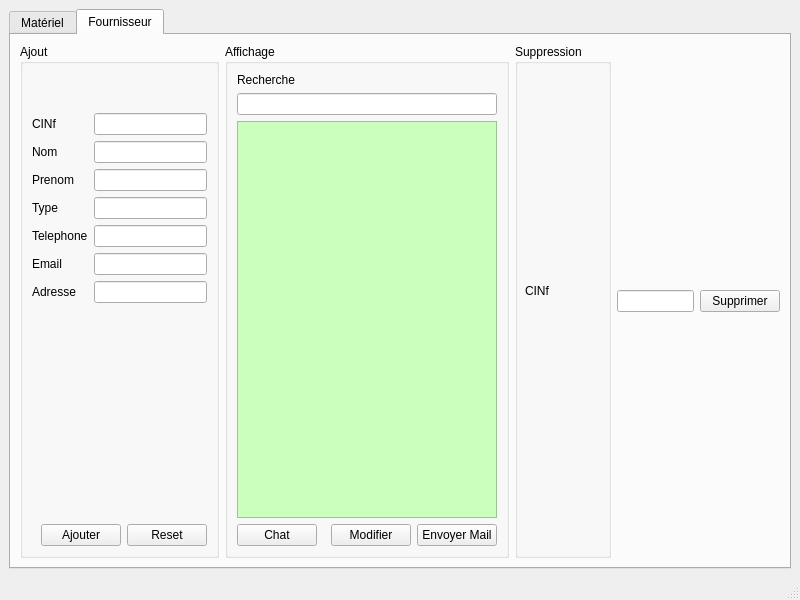
<?xml version="1.0" encoding="UTF-8"?>
<ui version="4.0">
 <class>MainWindow</class>
 <widget class="QMainWindow" name="MainWindow">
  <property name="geometry">
   <rect>
    <x>0</x>
    <y>0</y>
    <width>800</width>
    <height>600</height>
   </rect>
  </property>
  <property name="windowTitle">
   <string>MainWindow</string>
  </property>
  <widget class="QWidget" name="centralwidget">
   <layout class="QHBoxLayout" name="horizontalLayout">
    <item>
     <widget class="QTabWidget" name="GestionMateriel">
      <property name="currentIndex">
       <number>1</number>
      </property>
      <widget class="QWidget" name="tab">
       <attribute name="title">
        <string>Matériel</string>
       </attribute>
       <layout class="QHBoxLayout" name="horizontalLayout_3">
        <item>
         <layout class="QVBoxLayout" name="verticalLayout_5">
          <item>
           <widget class="QGroupBox" name="groupBox">
            <property name="title">
             <string>Ajout</string>
            </property>
            <layout class="QVBoxLayout" name="verticalLayout_7">
             <item>
              <spacer name="horizontalSpacer_3">
               <property name="orientation">
                <enum>Qt::Horizontal</enum>
               </property>
               <property name="sizeHint" stdset="0">
                <size>
                 <width>40</width>
                 <height>20</height>
                </size>
               </property>
              </spacer>
             </item>
             <item>
              <spacer name="horizontalSpacer_2">
               <property name="orientation">
                <enum>Qt::Horizontal</enum>
               </property>
               <property name="sizeHint" stdset="0">
                <size>
                 <width>40</width>
                 <height>20</height>
                </size>
               </property>
              </spacer>
             </item>
             <item>
              <layout class="QVBoxLayout" name="verticalLayout_6">
               <item>
                <layout class="QFormLayout" name="formLayout_3">
                 <item row="0" column="0">
                  <widget class="QLabel" name="label_2">
                   <property name="text">
                    <string>ID</string>
                   </property>
                  </widget>
                 </item>
                 <item row="0" column="1">
                  <widget class="QLineEdit" name="id"/>
                 </item>
                 <item row="1" column="0">
                  <widget class="QLabel" name="label_6">
                   <property name="text">
                    <string>Type</string>
                   </property>
                  </widget>
                 </item>
                 <item row="1" column="1">
                  <widget class="QLineEdit" name="type"/>
                 </item>
                 <item row="2" column="0">
                  <widget class="QLabel" name="label_5">
                   <property name="text">
                    <string>Nom</string>
                   </property>
                  </widget>
                 </item>
                 <item row="2" column="1">
                  <widget class="QLineEdit" name="nom"/>
                 </item>
                 <item row="3" column="0">
                  <widget class="QLabel" name="label">
                   <property name="text">
                    <string>Marque</string>
                   </property>
                  </widget>
                 </item>
                 <item row="3" column="1">
                  <widget class="QLineEdit" name="marque"/>
                 </item>
                 <item row="4" column="0">
                  <widget class="QLabel" name="label_3">
                   <property name="text">
                    <string>Prix</string>
                   </property>
                  </widget>
                 </item>
                 <item row="4" column="1">
                  <widget class="QLineEdit" name="prix"/>
                 </item>
                </layout>
               </item>
              </layout>
             </item>
             <item>
              <spacer name="verticalSpacer">
               <property name="orientation">
                <enum>Qt::Vertical</enum>
               </property>
               <property name="sizeHint" stdset="0">
                <size>
                 <width>20</width>
                 <height>40</height>
                </size>
               </property>
              </spacer>
             </item>
             <item>
              <layout class="QHBoxLayout" name="horizontalLayout_7">
               <item>
                <spacer name="horizontalSpacer_4">
                 <property name="orientation">
                  <enum>Qt::Horizontal</enum>
                 </property>
                 <property name="sizeHint" stdset="0">
                  <size>
                   <width>40</width>
                   <height>20</height>
                  </size>
                 </property>
                </spacer>
               </item>
               <item>
                <widget class="QPushButton" name="pb_ajouter">
                 <property name="text">
                  <string>Ajouter</string>
                 </property>
                </widget>
               </item>
               <item>
                <widget class="QPushButton" name="pushButton_5">
                 <property name="text">
                  <string>Reset</string>
                 </property>
                </widget>
               </item>
              </layout>
             </item>
            </layout>
           </widget>
          </item>
         </layout>
        </item>
        <item>
         <layout class="QVBoxLayout" name="verticalLayout_2">
          <item>
           <widget class="QGroupBox" name="groupBox_2">
            <property name="title">
             <string>Affichage</string>
            </property>
            <layout class="QVBoxLayout" name="verticalLayout_10">
             <item>
              <layout class="QVBoxLayout" name="verticalLayout_13">
               <item>
                <widget class="QLabel" name="label_7">
                 <property name="text">
                  <string>Recherche</string>
                 </property>
                </widget>
               </item>
               <item>
                <widget class="QLineEdit" name="lineEdit_6"/>
               </item>
               <item>
                <widget class="QTableView" name="tab_mat">
                 <property name="styleSheet">
                  <string notr="true">background-color: rgb(202, 255, 190);</string>
                 </property>
                </widget>
               </item>
               <item>
                <layout class="QHBoxLayout" name="horizontalLayout_26">
                 <item>
                  <widget class="QPushButton" name="pushButton_2">
                   <property name="text">
                    <string>Imprimer</string>
                   </property>
                  </widget>
                 </item>
                 <item>
                  <widget class="QPushButton" name="pushButton_3">
                   <property name="text">
                    <string>Modifier</string>
                   </property>
                  </widget>
                 </item>
                </layout>
               </item>
              </layout>
             </item>
            </layout>
           </widget>
          </item>
         </layout>
        </item>
        <item>
         <layout class="QVBoxLayout" name="verticalLayout_17">
          <item>
           <widget class="QGroupBox" name="groupBox_5">
            <property name="title">
             <string>Suppression</string>
            </property>
            <layout class="QHBoxLayout" name="horizontalLayout_4">
             <item>
              <layout class="QVBoxLayout" name="verticalLayout_18">
               <item>
                <layout class="QHBoxLayout" name="horizontalLayout_21">
                 <item>
                  <layout class="QHBoxLayout" name="horizontalLayout_20"/>
                 </item>
                 <item>
                  <widget class="QLabel" name="label_16">
                   <property name="text">
                    <string>ID</string>
                   </property>
                  </widget>
                 </item>
                 <item>
                  <widget class="QLineEdit" name="id_supp"/>
                 </item>
                 <item>
                  <widget class="QPushButton" name="pb_supprimer">
                   <property name="text">
                    <string>Supprimer</string>
                   </property>
                  </widget>
                 </item>
                </layout>
               </item>
              </layout>
             </item>
            </layout>
           </widget>
          </item>
         </layout>
        </item>
       </layout>
      </widget>
      <widget class="QWidget" name="tab_2">
       <attribute name="title">
        <string>Fournisseur</string>
       </attribute>
       <layout class="QHBoxLayout" name="horizontalLayout_9">
        <item>
         <layout class="QVBoxLayout" name="verticalLayout_16">
          <item>
           <widget class="QGroupBox" name="groupBox_3">
            <property name="title">
             <string>Ajout</string>
            </property>
            <layout class="QVBoxLayout" name="verticalLayout_25">
             <item>
              <spacer name="horizontalSpacer_6">
               <property name="orientation">
                <enum>Qt::Horizontal</enum>
               </property>
               <property name="sizeHint" stdset="0">
                <size>
                 <width>40</width>
                 <height>20</height>
                </size>
               </property>
              </spacer>
             </item>
             <item>
              <spacer name="horizontalSpacer_5">
               <property name="orientation">
                <enum>Qt::Horizontal</enum>
               </property>
               <property name="sizeHint" stdset="0">
                <size>
                 <width>40</width>
                 <height>20</height>
                </size>
               </property>
              </spacer>
             </item>
             <item>
              <layout class="QVBoxLayout" name="verticalLayout_22">
               <item>
                <layout class="QFormLayout" name="formLayout_4">
                 <item row="0" column="0">
                  <widget class="QLabel" name="label_8">
                   <property name="text">
                    <string>CINf</string>
                   </property>
                  </widget>
                 </item>
                 <item row="7" column="0">
                  <widget class="QLabel" name="label_9">
                   <property name="text">
                    <string>Adresse</string>
                   </property>
                  </widget>
                 </item>
                 <item row="6" column="0">
                  <widget class="QLabel" name="label_10">
                   <property name="text">
                    <string>Email</string>
                   </property>
                  </widget>
                 </item>
                 <item row="1" column="0">
                  <widget class="QLabel" name="label_11">
                   <property name="text">
                    <string>Nom</string>
                   </property>
                  </widget>
                 </item>
                 <item row="2" column="0">
                  <widget class="QLabel" name="label_12">
                   <property name="text">
                    <string>Prenom</string>
                   </property>
                  </widget>
                 </item>
                 <item row="4" column="0">
                  <widget class="QLabel" name="label_13">
                   <property name="text">
                    <string>Telephone</string>
                   </property>
                  </widget>
                 </item>
                 <item row="3" column="0">
                  <widget class="QLabel" name="label_14">
                   <property name="text">
                    <string>Type</string>
                   </property>
                  </widget>
                 </item>
                 <item row="0" column="1">
                  <widget class="QLineEdit" name="cinf"/>
                 </item>
                 <item row="1" column="1">
                  <widget class="QLineEdit" name="nom_2"/>
                 </item>
                 <item row="2" column="1">
                  <widget class="QLineEdit" name="prenom"/>
                 </item>
                 <item row="4" column="1">
                  <widget class="QLineEdit" name="tel"/>
                 </item>
                 <item row="6" column="1">
                  <widget class="QLineEdit" name="email"/>
                 </item>
                 <item row="7" column="1">
                  <widget class="QLineEdit" name="adresse"/>
                 </item>
                 <item row="3" column="1">
                  <widget class="QLineEdit" name="type_2"/>
                 </item>
                </layout>
               </item>
              </layout>
             </item>
             <item>
              <spacer name="verticalSpacer_2">
               <property name="orientation">
                <enum>Qt::Vertical</enum>
               </property>
               <property name="sizeHint" stdset="0">
                <size>
                 <width>20</width>
                 <height>40</height>
                </size>
               </property>
              </spacer>
             </item>
             <item>
              <layout class="QHBoxLayout" name="horizontalLayout_10">
               <item>
                <spacer name="horizontalSpacer_7">
                 <property name="orientation">
                  <enum>Qt::Horizontal</enum>
                 </property>
                 <property name="sizeHint" stdset="0">
                  <size>
                   <width>40</width>
                   <height>20</height>
                  </size>
                 </property>
                </spacer>
               </item>
               <item>
                <widget class="QPushButton" name="ajout2">
                 <property name="text">
                  <string>Ajouter</string>
                 </property>
                </widget>
               </item>
               <item>
                <widget class="QPushButton" name="pushButton_6">
                 <property name="text">
                  <string>Reset</string>
                 </property>
                </widget>
               </item>
              </layout>
             </item>
            </layout>
           </widget>
          </item>
         </layout>
        </item>
        <item>
         <layout class="QVBoxLayout" name="verticalLayout_15">
          <item>
           <widget class="QGroupBox" name="groupBox_4">
            <property name="title">
             <string>Affichage</string>
            </property>
            <layout class="QHBoxLayout" name="horizontalLayout_23">
             <item>
              <layout class="QVBoxLayout" name="verticalLayout_27">
               <item>
                <widget class="QLabel" name="label_15">
                 <property name="text">
                  <string>Recherche</string>
                 </property>
                </widget>
               </item>
               <item>
                <widget class="QLineEdit" name="lineEdit_14"/>
               </item>
               <item>
                <widget class="QTableView" name="tab_fou">
                 <property name="styleSheet">
                  <string notr="true">background-color: rgb(202, 255, 190);</string>
                 </property>
                </widget>
               </item>
               <item>
                <layout class="QHBoxLayout" name="horizontalLayout_24">
                 <item>
                  <widget class="QPushButton" name="pushButton_7">
                   <property name="text">
                    <string>Chat</string>
                   </property>
                  </widget>
                 </item>
                 <item>
                  <spacer name="horizontalSpacer_8">
                   <property name="orientation">
                    <enum>Qt::Horizontal</enum>
                   </property>
                   <property name="sizeHint" stdset="0">
                    <size>
                     <width>40</width>
                     <height>20</height>
                    </size>
                   </property>
                  </spacer>
                 </item>
                 <item>
                  <widget class="QPushButton" name="pushButton_8">
                   <property name="text">
                    <string>Modifier</string>
                   </property>
                  </widget>
                 </item>
                 <item>
                  <widget class="QPushButton" name="pushButton_11">
                   <property name="text">
                    <string>Envoyer Mail</string>
                   </property>
                  </widget>
                 </item>
                </layout>
               </item>
               <item>
                <layout class="QVBoxLayout" name="verticalLayout_26"/>
               </item>
              </layout>
             </item>
             <item>
              <layout class="QVBoxLayout" name="verticalLayout_24"/>
             </item>
            </layout>
           </widget>
          </item>
         </layout>
        </item>
        <item>
         <layout class="QHBoxLayout" name="horizontalLayout_13">
          <item>
           <widget class="QGroupBox" name="groupBox_6">
            <property name="title">
             <string>Suppression</string>
            </property>
            <widget class="QLabel" name="label_4">
             <property name="geometry">
              <rect>
               <x>10</x>
               <y>240</y>
               <width>47</width>
               <height>14</height>
              </rect>
             </property>
             <property name="text">
              <string>CINf</string>
             </property>
            </widget>
           </widget>
          </item>
          <item>
           <widget class="QLineEdit" name="cinf_supp"/>
          </item>
          <item>
           <widget class="QPushButton" name="pb_spprimer2">
            <property name="text">
             <string>Supprimer</string>
            </property>
           </widget>
          </item>
         </layout>
        </item>
       </layout>
      </widget>
     </widget>
    </item>
   </layout>
  </widget>
  <widget class="QMenuBar" name="menubar">
   <property name="geometry">
    <rect>
     <x>0</x>
     <y>0</y>
     <width>800</width>
     <height>22</height>
    </rect>
   </property>
  </widget>
  <widget class="QStatusBar" name="statusbar"/>
 </widget>
 <resources/>
 <connections/>
</ui>
